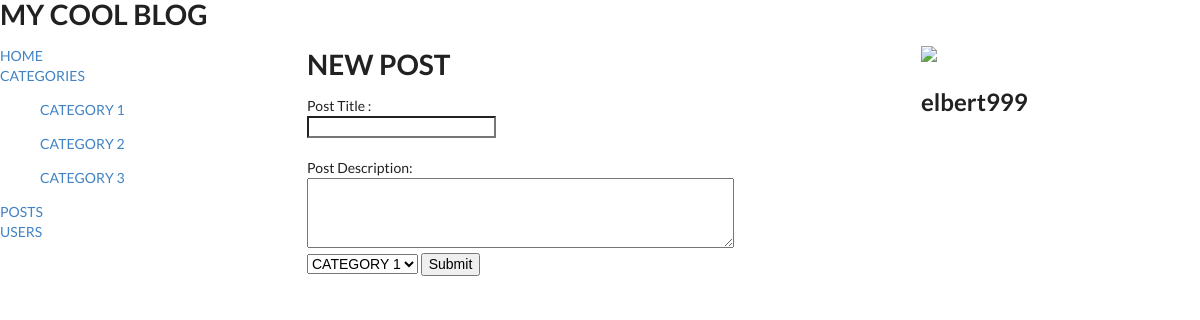
/Entry/posts/new (signed in), run on the app's committed database.
### Entry/models.py (models this page shows, shortened)
class Categories(models.Model):
    category = models.CharField(max_length = 50)
    created_at = models.DateTimeField(timezone.now())
    class Meta:
        verbose_name_plural = 'Categories'

### Entry/views.py (the view, shortened to what this page needs)
# urls.py: path('posts/new', views.new_post, name = 'new_post'),
def new_post(request):
    post_name = request.POST.get('post_name', False)
    post_description = request.POST.get('post_description', False)
    categories = Categories.objects.all()
    context = {}
    if(post_name == "" or post_description == ""):
        err_name = ""
        err_desc = ""
        if(post_name == ""):
            err_name = "please enter the post title"
        if(post_description == ""):
            err_desc = "please enter the post description"
        context = {
            'err_name':err_name,
            'err_desc':err_desc,
            'categories':categories
        }
        return render(request, 'Entry/new_post.html',context)
    elif(post_name == False and post_description == False):
        context = {
            'categories':categories
        }
        return render(request, 'Entry/new_post.html',context)

### Entry/templates/Entry/new_post.html (shortened to what this page needs)
{% extends 'base2.html' %}
{% block content %}
<h1> NEW POST </h1>
<form action="{% url 'Entry:new_post' %}" id="newpost" method="post">
    Post Title : <br>
    <input type="text" name="post_name" value=""> <br>
    <br>
    Post Description: <br>
    <textarea type = "text" rows="4" cols="50" name = "post_description" value = ""></textarea>
    <br>
    <select name="category_id" form="newpost">
        {%for category in categories%}
        <option value="{{category.id}}">{{category.category}}</option>
        {%endfor%}
        <br>
    </select>
    <input type="submit" value="Submit">
</form>
{% endblock %}

### Entry/templates/base2.html (shortened to what this page needs)
<!DOCTYPE html>
<html lang="en">
<head>
    <link rel="stylesheet" href="https://cdnjs.cloudflare.com/ajax/libs/semantic-ui/2.3.3/semantic.min.css">
    <div class="ui huge header"> MY COOL BLOG </div>
</head>
<body>
    <div class="ui grid">
        <div class="four wide column">
            <div>
                <a href="{% url 'Entry:index' %}">HOME</a>
            </div>
            <div>
                <a href="{% url 'Entry:categories' %}">CATEGORIES</a>
                <div>
                    {% for category in categories %}
                    <a href="{% url 'Entry:category' category.id %}">
                        <ul>{{ category.category }}</ul>
                    </a>
                    {% endfor %}
                </div>
            </div>
            <div>
                <a href="{% url 'Entry:posts' %}">POSTS</a>
            </div>
            <div>
                <a href="{% url 'Entry:users' %}">USERS</a>
            </div>
        </div>
        <div class="eight wide column">
            <div>
                {% block content %}
                {% endblock %}
            </div>
        </div>
        <div class="four wide column">
            {% if user.is_authenticated %}
            <img class="ui small image" src="http://notaris-ppatbadungbali.org/wp-content/uploads/2015/03/empty-profile.png">
            <h2>{{user.username}}</h2>
            {%endif%}
        </div>
    </div>
</body>
</html>

### data on the page
Categories: category "CATEGORY 1"
Categories: category "CATEGORY 2"
Categories: category "CATEGORY 3"

### other printed values
{{ user.username }} "elbert999"
form field category_id "CATEGORY 1"
